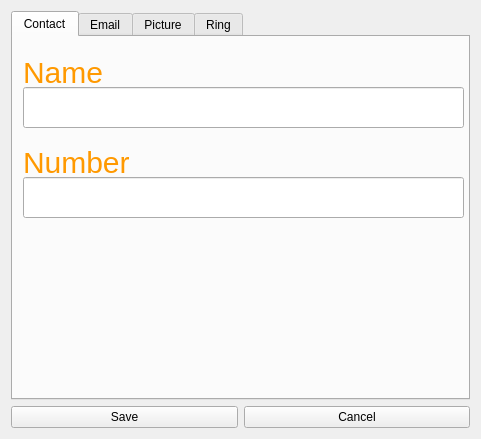
<ui version="4.0" >
 <class>AddContactDialog</class>
 <widget class="QWidget" name="AddContactDialog" >
  <property name="geometry" >
   <rect>
    <x>0</x>
    <y>0</y>
    <width>481</width>
    <height>439</height>
   </rect>
  </property>
  <property name="windowTitle" >
   <string>Add Contact</string>
  </property>
  <property name="autoFillBackground" >
   <bool>false</bool>
  </property>
  <layout class="QVBoxLayout" >
   <item>
    <widget class="QTabWidget" name="tabWidget" >
     <property name="currentIndex" >
      <number>0</number>
     </property>
     <widget class="QWidget" name="Contact_Tab" >
      <attribute name="title" >
       <string>Contact</string>
      </attribute>
      <widget class="QLabel" name="label" >
       <property name="geometry" >
        <rect>
         <x>10</x>
         <y>20</y>
         <width>189</width>
         <height>31</height>
        </rect>
       </property>
       <property name="palette" >
        <palette>
         <active>
          <colorrole role="WindowText" >
           <brush brushstyle="SolidPattern" >
            <color alpha="255" >
             <red>255</red>
             <green>153</green>
             <blue>0</blue>
            </color>
           </brush>
          </colorrole>
          <colorrole role="Text" >
           <brush brushstyle="SolidPattern" >
            <color alpha="255" >
             <red>255</red>
             <green>153</green>
             <blue>0</blue>
            </color>
           </brush>
          </colorrole>
         </active>
         <inactive>
          <colorrole role="WindowText" >
           <brush brushstyle="SolidPattern" >
            <color alpha="255" >
             <red>255</red>
             <green>153</green>
             <blue>0</blue>
            </color>
           </brush>
          </colorrole>
          <colorrole role="Text" >
           <brush brushstyle="SolidPattern" >
            <color alpha="255" >
             <red>255</red>
             <green>153</green>
             <blue>0</blue>
            </color>
           </brush>
          </colorrole>
         </inactive>
         <disabled>
          <colorrole role="WindowText" >
           <brush brushstyle="SolidPattern" >
            <color alpha="255" >
             <red>255</red>
             <green>153</green>
             <blue>0</blue>
            </color>
           </brush>
          </colorrole>
          <colorrole role="Text" >
           <brush brushstyle="SolidPattern" >
            <color alpha="255" >
             <red>255</red>
             <green>153</green>
             <blue>0</blue>
            </color>
           </brush>
          </colorrole>
         </disabled>
        </palette>
       </property>
       <property name="font" >
        <font>
         <pointsize>-1</pointsize>
         <weight>50</weight>
         <italic>false</italic>
         <bold>false</bold>
        </font>
       </property>
       <property name="styleSheet" >
        <string>QLabel { color: #FF9900; font: 30px }</string>
       </property>
       <property name="text" >
        <string>Name</string>
       </property>
      </widget>
      <widget class="QLineEdit" name="nameLineEdit" >
       <property name="geometry" >
        <rect>
         <x>10</x>
         <y>50</y>
         <width>441</width>
         <height>41</height>
        </rect>
       </property>
       <property name="font" >
        <font>
         <pointsize>8</pointsize>
        </font>
       </property>
      </widget>
      <widget class="QLabel" name="label_2" >
       <property name="geometry" >
        <rect>
         <x>10</x>
         <y>110</y>
         <width>189</width>
         <height>31</height>
        </rect>
       </property>
       <property name="palette" >
        <palette>
         <active>
          <colorrole role="WindowText" >
           <brush brushstyle="SolidPattern" >
            <color alpha="255" >
             <red>255</red>
             <green>153</green>
             <blue>0</blue>
            </color>
           </brush>
          </colorrole>
          <colorrole role="Text" >
           <brush brushstyle="SolidPattern" >
            <color alpha="255" >
             <red>255</red>
             <green>153</green>
             <blue>0</blue>
            </color>
           </brush>
          </colorrole>
         </active>
         <inactive>
          <colorrole role="WindowText" >
           <brush brushstyle="SolidPattern" >
            <color alpha="255" >
             <red>255</red>
             <green>153</green>
             <blue>0</blue>
            </color>
           </brush>
          </colorrole>
          <colorrole role="Text" >
           <brush brushstyle="SolidPattern" >
            <color alpha="255" >
             <red>255</red>
             <green>153</green>
             <blue>0</blue>
            </color>
           </brush>
          </colorrole>
         </inactive>
         <disabled>
          <colorrole role="WindowText" >
           <brush brushstyle="SolidPattern" >
            <color alpha="255" >
             <red>255</red>
             <green>153</green>
             <blue>0</blue>
            </color>
           </brush>
          </colorrole>
          <colorrole role="Text" >
           <brush brushstyle="SolidPattern" >
            <color alpha="255" >
             <red>255</red>
             <green>153</green>
             <blue>0</blue>
            </color>
           </brush>
          </colorrole>
         </disabled>
        </palette>
       </property>
       <property name="font" >
        <font>
         <pointsize>-1</pointsize>
         <weight>50</weight>
         <italic>false</italic>
         <bold>false</bold>
        </font>
       </property>
       <property name="styleSheet" >
        <string>QLabel { color: #FF9900; font: 30px }</string>
       </property>
       <property name="text" >
        <string>Number</string>
       </property>
      </widget>
      <widget class="QLineEdit" name="numberLineEdit" >
       <property name="geometry" >
        <rect>
         <x>10</x>
         <y>140</y>
         <width>441</width>
         <height>41</height>
        </rect>
       </property>
       <property name="font" >
        <font>
         <pointsize>8</pointsize>
        </font>
       </property>
      </widget>
     </widget>
     <widget class="QWidget" name="Email_Tab" >
      <attribute name="title" >
       <string>Email</string>
      </attribute>
      <widget class="QLineEdit" name="emailLineEdit" >
       <property name="geometry" >
        <rect>
         <x>10</x>
         <y>50</y>
         <width>441</width>
         <height>41</height>
        </rect>
       </property>
       <property name="font" >
        <font>
         <pointsize>10</pointsize>
        </font>
       </property>
      </widget>
      <widget class="QLabel" name="label_3" >
       <property name="geometry" >
        <rect>
         <x>10</x>
         <y>20</y>
         <width>189</width>
         <height>31</height>
        </rect>
       </property>
       <property name="palette" >
        <palette>
         <active>
          <colorrole role="WindowText" >
           <brush brushstyle="SolidPattern" >
            <color alpha="255" >
             <red>255</red>
             <green>153</green>
             <blue>0</blue>
            </color>
           </brush>
          </colorrole>
          <colorrole role="Text" >
           <brush brushstyle="SolidPattern" >
            <color alpha="255" >
             <red>255</red>
             <green>153</green>
             <blue>0</blue>
            </color>
           </brush>
          </colorrole>
         </active>
         <inactive>
          <colorrole role="WindowText" >
           <brush brushstyle="SolidPattern" >
            <color alpha="255" >
             <red>255</red>
             <green>153</green>
             <blue>0</blue>
            </color>
           </brush>
          </colorrole>
          <colorrole role="Text" >
           <brush brushstyle="SolidPattern" >
            <color alpha="255" >
             <red>255</red>
             <green>153</green>
             <blue>0</blue>
            </color>
           </brush>
          </colorrole>
         </inactive>
         <disabled>
          <colorrole role="WindowText" >
           <brush brushstyle="SolidPattern" >
            <color alpha="255" >
             <red>255</red>
             <green>153</green>
             <blue>0</blue>
            </color>
           </brush>
          </colorrole>
          <colorrole role="Text" >
           <brush brushstyle="SolidPattern" >
            <color alpha="255" >
             <red>255</red>
             <green>153</green>
             <blue>0</blue>
            </color>
           </brush>
          </colorrole>
         </disabled>
        </palette>
       </property>
       <property name="font" >
        <font>
         <pointsize>-1</pointsize>
         <weight>50</weight>
         <italic>false</italic>
         <bold>false</bold>
        </font>
       </property>
       <property name="styleSheet" >
        <string>QLabel { color: #FF9900; font: 30px }</string>
       </property>
       <property name="text" >
        <string>Email</string>
       </property>
      </widget>
     </widget>
     <widget class="QWidget" name="Picture_Tab" >
      <attribute name="title" >
       <string>Picture</string>
      </attribute>
      <widget class="QLabel" name="pictureLabel" >
       <property name="geometry" >
        <rect>
         <x>10</x>
         <y>30</y>
         <width>251</width>
         <height>301</height>
        </rect>
       </property>
       <property name="text" >
        <string>No Picture</string>
       </property>
       <property name="alignment" >
        <set>Qt::AlignCenter</set>
       </property>
      </widget>
      <widget class="QToolButton" name="browsePushButton" >
       <property name="geometry" >
        <rect>
         <x>280</x>
         <y>119</y>
         <width>171</width>
         <height>51</height>
        </rect>
       </property>
       <property name="text" >
        <string>Browse...</string>
       </property>
      </widget>
      <widget class="QPushButton" name="removePushButton" >
       <property name="enabled" >
        <bool>false</bool>
       </property>
       <property name="geometry" >
        <rect>
         <x>280</x>
         <y>190</y>
         <width>171</width>
         <height>51</height>
        </rect>
       </property>
       <property name="text" >
        <string>Remove</string>
       </property>
      </widget>
     </widget>
     <widget class="QWidget" name="Ring_Tab" >
      <attribute name="title" >
       <string>Ring</string>
      </attribute>
      <widget class="QWidget" name="layoutWidget" >
       <property name="geometry" >
        <rect>
         <x>0</x>
         <y>0</y>
         <width>451</width>
         <height>291</height>
        </rect>
       </property>
       <layout class="QVBoxLayout" >
        <item>
         <layout class="QHBoxLayout" >
          <item>
           <widget class="QLabel" name="label_7" >
            <property name="sizePolicy" >
             <sizepolicy vsizetype="Preferred" hsizetype="Preferred" >
              <horstretch>0</horstretch>
              <verstretch>0</verstretch>
             </sizepolicy>
            </property>
            <property name="palette" >
             <palette>
              <active>
               <colorrole role="WindowText" >
                <brush brushstyle="SolidPattern" >
                 <color alpha="255" >
                  <red>255</red>
                  <green>170</green>
                  <blue>0</blue>
                 </color>
                </brush>
               </colorrole>
               <colorrole role="Text" >
                <brush brushstyle="SolidPattern" >
                 <color alpha="255" >
                  <red>255</red>
                  <green>170</green>
                  <blue>0</blue>
                 </color>
                </brush>
               </colorrole>
              </active>
              <inactive>
               <colorrole role="WindowText" >
                <brush brushstyle="SolidPattern" >
                 <color alpha="255" >
                  <red>255</red>
                  <green>170</green>
                  <blue>0</blue>
                 </color>
                </brush>
               </colorrole>
               <colorrole role="Text" >
                <brush brushstyle="SolidPattern" >
                 <color alpha="255" >
                  <red>255</red>
                  <green>170</green>
                  <blue>0</blue>
                 </color>
                </brush>
               </colorrole>
              </inactive>
              <disabled>
               <colorrole role="WindowText" >
                <brush brushstyle="SolidPattern" >
                 <color alpha="255" >
                  <red>119</red>
                  <green>119</green>
                  <blue>119</blue>
                 </color>
                </brush>
               </colorrole>
               <colorrole role="Text" >
                <brush brushstyle="SolidPattern" >
                 <color alpha="255" >
                  <red>119</red>
                  <green>119</green>
                  <blue>119</blue>
                 </color>
                </brush>
               </colorrole>
              </disabled>
             </palette>
            </property>
            <property name="font" >
             <font>
              <pointsize>9</pointsize>
             </font>
            </property>
            <property name="text" >
             <string>Ringtone</string>
            </property>
           </widget>
          </item>
          <item>
           <widget class="QLabel" name="ringToneLabel" >
            <property name="sizePolicy" >
             <sizepolicy vsizetype="Preferred" hsizetype="Preferred" >
              <horstretch>0</horstretch>
              <verstretch>0</verstretch>
             </sizepolicy>
            </property>
            <property name="font" >
             <font>
              <pointsize>9</pointsize>
             </font>
            </property>
            <property name="text" >
             <string>Default</string>
            </property>
           </widget>
          </item>
          <item>
           <widget class="QPushButton" name="ringTonePushButton" >
            <property name="sizePolicy" >
             <sizepolicy vsizetype="Preferred" hsizetype="Preferred" >
              <horstretch>0</horstretch>
              <verstretch>0</verstretch>
             </sizepolicy>
            </property>
            <property name="font" >
             <font>
              <pointsize>9</pointsize>
             </font>
            </property>
            <property name="text" >
             <string>Browse...</string>
            </property>
           </widget>
          </item>
         </layout>
        </item>
        <item>
         <layout class="QHBoxLayout" >
          <item>
           <widget class="QLabel" name="label_6" >
            <property name="sizePolicy" >
             <sizepolicy vsizetype="Preferred" hsizetype="Preferred" >
              <horstretch>0</horstretch>
              <verstretch>0</verstretch>
             </sizepolicy>
            </property>
            <property name="palette" >
             <palette>
              <active>
               <colorrole role="WindowText" >
                <brush brushstyle="SolidPattern" >
                 <color alpha="255" >
                  <red>255</red>
                  <green>170</green>
                  <blue>0</blue>
                 </color>
                </brush>
               </colorrole>
               <colorrole role="Text" >
                <brush brushstyle="SolidPattern" >
                 <color alpha="255" >
                  <red>255</red>
                  <green>170</green>
                  <blue>0</blue>
                 </color>
                </brush>
               </colorrole>
              </active>
              <inactive>
               <colorrole role="WindowText" >
                <brush brushstyle="SolidPattern" >
                 <color alpha="255" >
                  <red>255</red>
                  <green>170</green>
                  <blue>0</blue>
                 </color>
                </brush>
               </colorrole>
               <colorrole role="Text" >
                <brush brushstyle="SolidPattern" >
                 <color alpha="255" >
                  <red>255</red>
                  <green>170</green>
                  <blue>0</blue>
                 </color>
                </brush>
               </colorrole>
              </inactive>
              <disabled>
               <colorrole role="WindowText" >
                <brush brushstyle="SolidPattern" >
                 <color alpha="255" >
                  <red>119</red>
                  <green>119</green>
                  <blue>119</blue>
                 </color>
                </brush>
               </colorrole>
               <colorrole role="Text" >
                <brush brushstyle="SolidPattern" >
                 <color alpha="255" >
                  <red>119</red>
                  <green>119</green>
                  <blue>119</blue>
                 </color>
                </brush>
               </colorrole>
              </disabled>
             </palette>
            </property>
            <property name="font" >
             <font>
              <pointsize>9</pointsize>
             </font>
            </property>
            <property name="text" >
             <string>Vibration</string>
            </property>
           </widget>
          </item>
          <item>
           <widget class="QLabel" name="vibrationLabel" >
            <property name="sizePolicy" >
             <sizepolicy vsizetype="Preferred" hsizetype="Preferred" >
              <horstretch>0</horstretch>
              <verstretch>0</verstretch>
             </sizepolicy>
            </property>
            <property name="font" >
             <font>
              <pointsize>9</pointsize>
             </font>
            </property>
            <property name="text" >
             <string>Pulse</string>
            </property>
           </widget>
          </item>
          <item>
           <widget class="QPushButton" name="vibrationPushButton" >
            <property name="sizePolicy" >
             <sizepolicy vsizetype="Preferred" hsizetype="Preferred" >
              <horstretch>0</horstretch>
              <verstretch>0</verstretch>
             </sizepolicy>
            </property>
            <property name="font" >
             <font>
              <pointsize>9</pointsize>
             </font>
            </property>
            <property name="text" >
             <string>Browse...</string>
            </property>
           </widget>
          </item>
         </layout>
        </item>
        <item>
         <layout class="QHBoxLayout" >
          <item>
           <widget class="QLabel" name="label_5" >
            <property name="sizePolicy" >
             <sizepolicy vsizetype="Preferred" hsizetype="Preferred" >
              <horstretch>0</horstretch>
              <verstretch>0</verstretch>
             </sizepolicy>
            </property>
            <property name="palette" >
             <palette>
              <active>
               <colorrole role="WindowText" >
                <brush brushstyle="SolidPattern" >
                 <color alpha="255" >
                  <red>255</red>
                  <green>170</green>
                  <blue>0</blue>
                 </color>
                </brush>
               </colorrole>
               <colorrole role="Text" >
                <brush brushstyle="SolidPattern" >
                 <color alpha="255" >
                  <red>255</red>
                  <green>170</green>
                  <blue>0</blue>
                 </color>
                </brush>
               </colorrole>
              </active>
              <inactive>
               <colorrole role="WindowText" >
                <brush brushstyle="SolidPattern" >
                 <color alpha="255" >
                  <red>255</red>
                  <green>170</green>
                  <blue>0</blue>
                 </color>
                </brush>
               </colorrole>
               <colorrole role="Text" >
                <brush brushstyle="SolidPattern" >
                 <color alpha="255" >
                  <red>255</red>
                  <green>170</green>
                  <blue>0</blue>
                 </color>
                </brush>
               </colorrole>
              </inactive>
              <disabled>
               <colorrole role="WindowText" >
                <brush brushstyle="SolidPattern" >
                 <color alpha="255" >
                  <red>119</red>
                  <green>119</green>
                  <blue>119</blue>
                 </color>
                </brush>
               </colorrole>
               <colorrole role="Text" >
                <brush brushstyle="SolidPattern" >
                 <color alpha="255" >
                  <red>119</red>
                  <green>119</green>
                  <blue>119</blue>
                 </color>
                </brush>
               </colorrole>
              </disabled>
             </palette>
            </property>
            <property name="font" >
             <font>
              <pointsize>9</pointsize>
             </font>
            </property>
            <property name="text" >
             <string>LED</string>
            </property>
           </widget>
          </item>
          <item>
           <widget class="QLabel" name="ledLabel" >
            <property name="sizePolicy" >
             <sizepolicy vsizetype="Preferred" hsizetype="Preferred" >
              <horstretch>0</horstretch>
              <verstretch>0</verstretch>
             </sizepolicy>
            </property>
            <property name="font" >
             <font>
              <pointsize>9</pointsize>
             </font>
            </property>
            <property name="text" >
             <string>Pulse</string>
            </property>
           </widget>
          </item>
          <item>
           <widget class="QPushButton" name="ledPushButton" >
            <property name="sizePolicy" >
             <sizepolicy vsizetype="Preferred" hsizetype="Preferred" >
              <horstretch>0</horstretch>
              <verstretch>0</verstretch>
             </sizepolicy>
            </property>
            <property name="font" >
             <font>
              <pointsize>9</pointsize>
             </font>
            </property>
            <property name="text" >
             <string>Browse...</string>
            </property>
           </widget>
          </item>
         </layout>
        </item>
        <item>
         <layout class="QHBoxLayout" >
          <item>
           <widget class="QLabel" name="label_4" >
            <property name="sizePolicy" >
             <sizepolicy vsizetype="Preferred" hsizetype="Preferred" >
              <horstretch>0</horstretch>
              <verstretch>0</verstretch>
             </sizepolicy>
            </property>
            <property name="palette" >
             <palette>
              <active>
               <colorrole role="WindowText" >
                <brush brushstyle="SolidPattern" >
                 <color alpha="255" >
                  <red>255</red>
                  <green>170</green>
                  <blue>0</blue>
                 </color>
                </brush>
               </colorrole>
               <colorrole role="Text" >
                <brush brushstyle="SolidPattern" >
                 <color alpha="255" >
                  <red>255</red>
                  <green>170</green>
                  <blue>0</blue>
                 </color>
                </brush>
               </colorrole>
              </active>
              <inactive>
               <colorrole role="WindowText" >
                <brush brushstyle="SolidPattern" >
                 <color alpha="255" >
                  <red>255</red>
                  <green>170</green>
                  <blue>0</blue>
                 </color>
                </brush>
               </colorrole>
               <colorrole role="Text" >
                <brush brushstyle="SolidPattern" >
                 <color alpha="255" >
                  <red>255</red>
                  <green>170</green>
                  <blue>0</blue>
                 </color>
                </brush>
               </colorrole>
              </inactive>
              <disabled>
               <colorrole role="WindowText" >
                <brush brushstyle="SolidPattern" >
                 <color alpha="255" >
                  <red>119</red>
                  <green>119</green>
                  <blue>119</blue>
                 </color>
                </brush>
               </colorrole>
               <colorrole role="Text" >
                <brush brushstyle="SolidPattern" >
                 <color alpha="255" >
                  <red>119</red>
                  <green>119</green>
                  <blue>119</blue>
                 </color>
                </brush>
               </colorrole>
              </disabled>
             </palette>
            </property>
            <property name="font" >
             <font>
              <pointsize>9</pointsize>
             </font>
            </property>
            <property name="text" >
             <string>Ring option</string>
            </property>
           </widget>
          </item>
          <item>
           <widget class="QComboBox" name="ringOptionComboBox" >
            <property name="sizePolicy" >
             <sizepolicy vsizetype="Preferred" hsizetype="Preferred" >
              <horstretch>0</horstretch>
              <verstretch>0</verstretch>
             </sizepolicy>
            </property>
            <property name="font" >
             <font>
              <pointsize>9</pointsize>
             </font>
            </property>
            <item>
             <property name="text" >
              <string>Orchestra</string>
             </property>
            </item>
            <item>
             <property name="text" >
              <string>Synchronized</string>
             </property>
            </item>
           </widget>
          </item>
         </layout>
        </item>
       </layout>
      </widget>
     </widget>
    </widget>
   </item>
   <item>
    <layout class="QHBoxLayout" >
     <item>
      <widget class="QPushButton" name="savePushButton" >
       <property name="text" >
        <string>Save</string>
       </property>
      </widget>
     </item>
     <item>
      <widget class="QPushButton" name="cancelPushButton" >
       <property name="text" >
        <string>Cancel</string>
       </property>
      </widget>
     </item>
    </layout>
   </item>
  </layout>
 </widget>
 <resources/>
 <connections/>
</ui>
